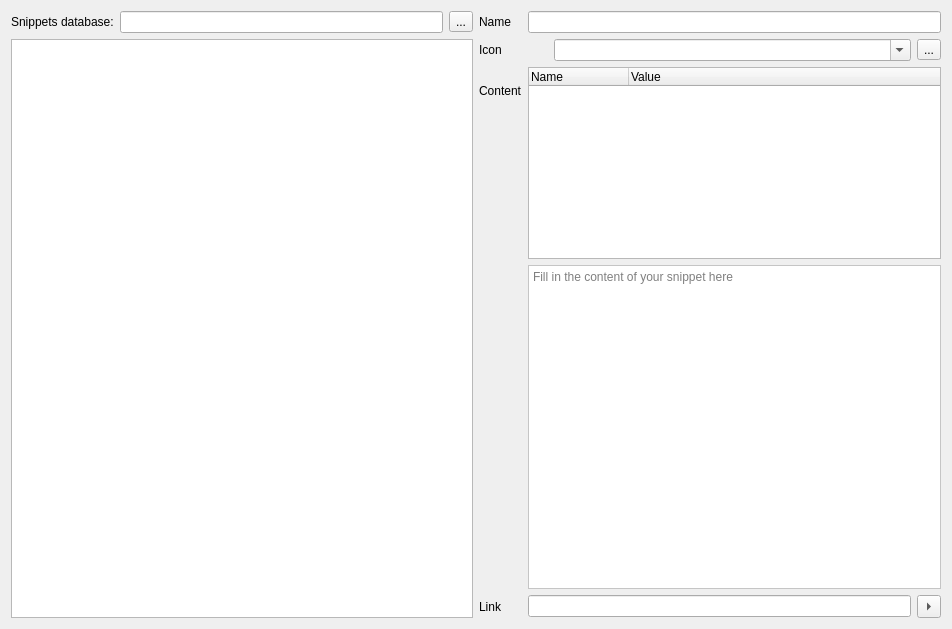
<?xml version="1.0" encoding="UTF-8"?>
<ui version="4.0">
 <class>SnippetsDlg</class>
 <widget class="QWidget" name="SnippetsDlg">
  <property name="geometry">
   <rect>
    <x>0</x>
    <y>0</y>
    <width>952</width>
    <height>629</height>
   </rect>
  </property>
  <property name="windowTitle">
   <string>Snippets</string>
  </property>
  <property name="styleSheet">
   <string notr="true">background-color: rgb(255, 213, 185);
alternate-background-color: rgb(255, 243, 221);
border-color: rgb(186, 0, 0);
color: rgb(85, 0, 0);
selection-background-color: rgb(255, 85, 0);
selection-color: rgb(250, 250, 250);

    QTreeView::branch:has-siblings:!adjoins-item  {
        border-image: url(&quot;:/resources/vline.png&quot;) 0;
    }
     
    QTreeView::branch:has-siblings:adjoins-item  {
        border-image: url(&quot;:/resources/branch-more.png&quot;) 0;
    }
     
    QTreeView::branch:!has-children:!has-siblings:adjoins-item  {
        border-image: url(&quot;:/resources/branch-end.png&quot;) 0;
    }
     
    QTreeView::branch:has-children:!has-siblings:closed,
    QTreeView::branch:closed:has-children:has-siblings  {
            border-image: none;
            image: url(&quot;:/resources/branch-closed.png&quot;);
    }
     
    QTreeView::branch:open:has-children:!has-siblings,
    QTreeView::branch:open:has-children:has-siblings   {
            border-image: none;
            image: url(&quot;:/resources/branch-open.png&quot;);
    }
</string>
  </property>
  <property name="sizeGripEnabled" stdset="0">
   <bool>true</bool>
  </property>
  <layout class="QGridLayout" name="gridLayout">
   <item row="0" column="0">
    <layout class="QHBoxLayout" name="horizontalLayout">
     <item>
      <widget class="QLabel" name="label">
       <property name="text">
        <string>Snippets database:</string>
       </property>
      </widget>
     </item>
     <item>
      <widget class="QLineEdit" name="database_path"/>
     </item>
     <item>
      <widget class="QToolButton" name="database_browse">
       <property name="text">
        <string>...</string>
       </property>
      </widget>
     </item>
    </layout>
   </item>
   <item row="1" column="0">
    <widget class="QTreeWidget" name="tv_content">
     <property name="contextMenuPolicy">
      <enum>Qt::CustomContextMenu</enum>
     </property>
     <property name="styleSheet">
      <string notr="true">selection-color: rgb(255, 85, 0);
selection-background-color: rgb(255, 255, 127);
    QTreeView::branch:has-siblings:!adjoins-item  {
        border-image: url(vline.png) 0;
    }
     
    QTreeView::branch:has-siblings:adjoins-item  {
        border-image: url(branch-more.png) 0;
    }
     
    QTreeView::branch:!has-children:!has-siblings:adjoins-item  {
        border-image: url(branch-end.png) 0;
    }
     
    QTreeView::branch:has-children:!has-siblings:closed,
    QTreeView::branch:closed:has-children:has-siblings  {
            border-image: none;
            image: url(branch-closed.png);
    }
     
    QTreeView::branch:open:has-children:!has-siblings,
    QTreeView::branch:open:has-children:has-siblings   {
            border-image: none;
            image: url(branch-open.png);
    }
</string>
     </property>
     <property name="dragEnabled">
      <bool>true</bool>
     </property>
     <property name="dragDropMode">
      <enum>QAbstractItemView::InternalMove</enum>
     </property>
     <property name="alternatingRowColors">
      <bool>true</bool>
     </property>
     <property name="indentation">
      <number>40</number>
     </property>
     <property name="uniformRowHeights">
      <bool>true</bool>
     </property>
     <property name="headerHidden">
      <bool>true</bool>
     </property>
     <column>
      <property name="text">
       <string>Name</string>
      </property>
     </column>
    </widget>
   </item>
   <item row="0" column="1" rowspan="2">
    <layout class="QGridLayout" name="gridLayout_2">
     <item row="0" column="1">
      <widget class="QLineEdit" name="le_name"/>
     </item>
     <item row="0" column="0">
      <widget class="QLabel" name="label_2">
       <property name="text">
        <string>Name</string>
       </property>
      </widget>
     </item>
     <item row="1" column="0">
      <widget class="QLabel" name="label_3">
       <property name="text">
        <string>Icon</string>
       </property>
      </widget>
     </item>
     <item row="1" column="1">
      <layout class="QHBoxLayout" name="horizontalLayout_2">
       <item>
        <widget class="QLabel" name="icon_sample">
         <property name="maximumSize">
          <size>
           <width>20</width>
           <height>20</height>
          </size>
         </property>
         <property name="baseSize">
          <size>
           <width>16</width>
           <height>16</height>
          </size>
         </property>
         <property name="text">
          <string/>
         </property>
        </widget>
       </item>
       <item>
        <widget class="QComboBox" name="le_icon">
         <property name="editable">
          <bool>true</bool>
         </property>
        </widget>
       </item>
       <item>
        <widget class="QToolButton" name="b_icon">
         <property name="text">
          <string>...</string>
         </property>
        </widget>
       </item>
      </layout>
     </item>
     <item row="2" column="0">
      <widget class="QLabel" name="label_5">
       <property name="text">
        <string>Content</string>
       </property>
      </widget>
     </item>
     <item row="7" column="0">
      <widget class="QLabel" name="label_4">
       <property name="text">
        <string>Link</string>
       </property>
      </widget>
     </item>
     <item row="7" column="1">
      <layout class="QHBoxLayout" name="horizontalLayout_3">
       <item>
        <widget class="QLineEdit" name="le_link">
         <property name="sizePolicy">
          <sizepolicy hsizetype="Expanding" vsizetype="Fixed">
           <horstretch>0</horstretch>
           <verstretch>0</verstretch>
          </sizepolicy>
         </property>
        </widget>
       </item>
       <item>
        <widget class="QToolButton" name="goToLink">
         <property name="text">
          <string/>
         </property>
         <property name="icon">
          <iconset resource="../application.qrc">
           <normaloff>:/resources/branch-closed.png</normaloff>:/resources/branch-closed.png</iconset>
         </property>
         <property name="arrowType">
          <enum>Qt::RightArrow</enum>
         </property>
        </widget>
       </item>
      </layout>
     </item>
     <item row="6" column="1">
      <widget class="CodeEditor" name="tx_content">
       <property name="sizePolicy">
        <sizepolicy hsizetype="Expanding" vsizetype="Expanding">
         <horstretch>0</horstretch>
         <verstretch>0</verstretch>
        </sizepolicy>
       </property>
       <property name="baseSize">
        <size>
         <width>0</width>
         <height>500</height>
        </size>
       </property>
       <property name="contextMenuPolicy">
        <enum>Qt::CustomContextMenu</enum>
       </property>
       <property name="styleSheet">
        <string notr="true">background-color: rgb(255, 255, 255);</string>
       </property>
       <property name="placeholderText">
        <string>Fill in the content of your snippet here</string>
       </property>
      </widget>
     </item>
     <item row="2" column="1" rowspan="4">
      <widget class="QTreeWidget" name="tv_vars">
       <property name="sizePolicy">
        <sizepolicy hsizetype="Expanding" vsizetype="Fixed">
         <horstretch>0</horstretch>
         <verstretch>0</verstretch>
        </sizepolicy>
       </property>
       <property name="uniformRowHeights">
        <bool>true</bool>
       </property>
       <property name="sortingEnabled">
        <bool>false</bool>
       </property>
       <property name="headerHidden">
        <bool>false</bool>
       </property>
       <property name="columnCount">
        <number>2</number>
       </property>
       <attribute name="headerVisible">
        <bool>true</bool>
       </attribute>
       <column>
        <property name="text">
         <string>Name</string>
        </property>
       </column>
       <column>
        <property name="text">
         <string>Value</string>
        </property>
       </column>
      </widget>
     </item>
     <item row="3" column="0" rowspan="4">
      <spacer name="verticalSpacer">
       <property name="orientation">
        <enum>Qt::Vertical</enum>
       </property>
       <property name="sizeHint" stdset="0">
        <size>
         <width>20</width>
         <height>40</height>
        </size>
       </property>
      </spacer>
     </item>
    </layout>
   </item>
  </layout>
  <action name="actionAdd_new_group">
   <property name="icon">
    <iconset>
     <normaloff>:/icons/resources/icons/folder.png</normaloff>:/icons/resources/icons/folder.png</iconset>
   </property>
   <property name="text">
    <string>Add new group</string>
   </property>
  </action>
  <action name="actionAdd_new_snipped">
   <property name="icon">
    <iconset>
     <normaloff>:/icons/resources/icons/star.png</normaloff>:/icons/resources/icons/star.png</iconset>
   </property>
   <property name="text">
    <string>Add new snippet</string>
   </property>
  </action>
  <action name="actionRemove">
   <property name="icon">
    <iconset>
     <normaloff>:/icons/resources/icons/cross.png</normaloff>:/icons/resources/icons/cross.png</iconset>
   </property>
   <property name="text">
    <string>Remove</string>
   </property>
  </action>
  <action name="actionSave_database">
   <property name="text">
    <string>Save database</string>
   </property>
  </action>
  <action name="actionReload_database">
   <property name="text">
    <string>Reload database</string>
   </property>
   <property name="toolTip">
    <string>Reload  database</string>
   </property>
  </action>
  <action name="actionShow_deleted_items">
   <property name="text">
    <string>Show deleted items</string>
   </property>
  </action>
  <action name="actionCast">
   <property name="text">
    <string>Cast</string>
   </property>
  </action>
 </widget>
 <customwidgets>
  <customwidget>
   <class>CodeEditor</class>
   <extends>QPlainTextEdit</extends>
   <header>editors/codeeditor.h</header>
  </customwidget>
 </customwidgets>
 <tabstops>
  <tabstop>database_path</tabstop>
  <tabstop>database_browse</tabstop>
  <tabstop>tv_content</tabstop>
  <tabstop>le_name</tabstop>
  <tabstop>le_icon</tabstop>
  <tabstop>b_icon</tabstop>
 </tabstops>
 <resources>
  <include location="../application.qrc"/>
 </resources>
 <connections/>
</ui>
